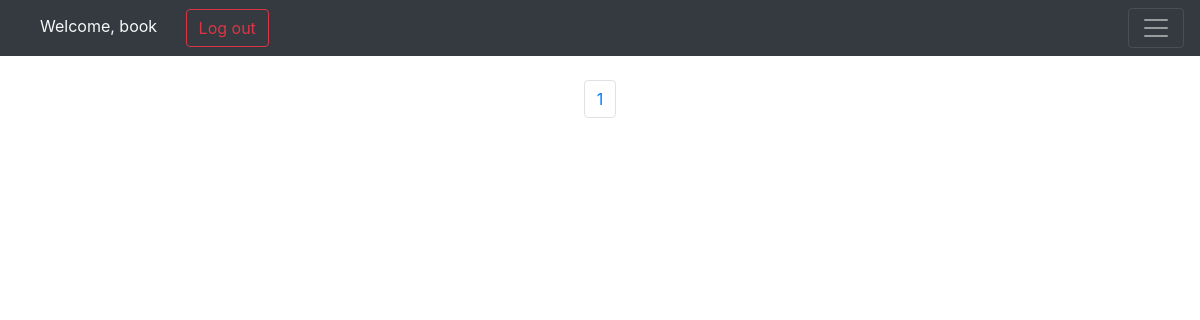
Page /books/ (signed in) on the earlier database version.
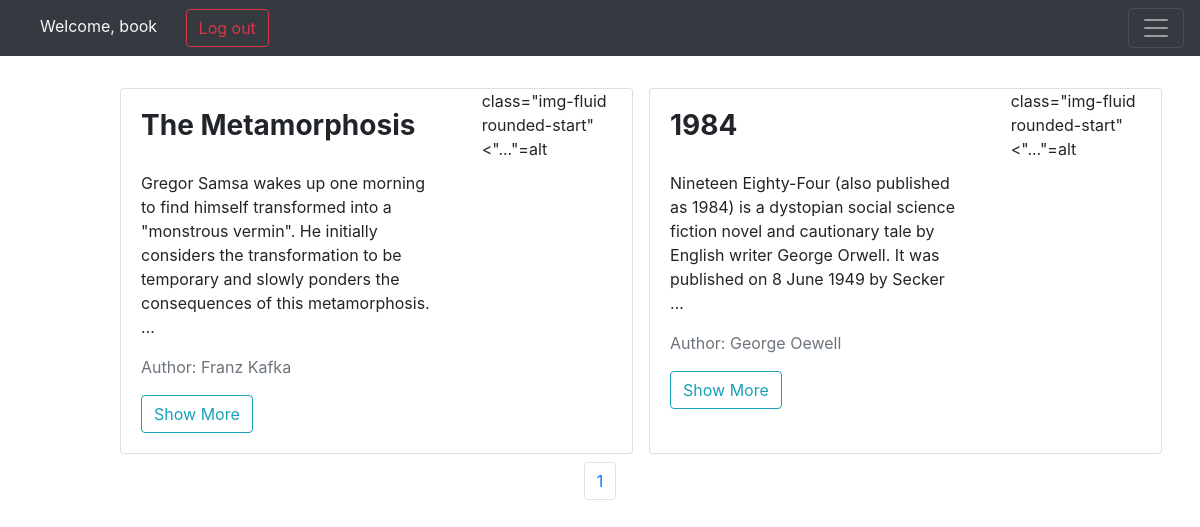
Same page on the later database version.
### accounts/models.py (models this page shows)
class CustomUser(AbstractUser):
    age = models.PositiveIntegerField(blank=True, null=True)

### books/models.py (models this page shows, shortened)
class Book(models.Model):
    user = models.ForeignKey(get_user_model(), default=1, on_delete=models.CASCADE)
    title = models.CharField(max_length=100)
    author = models.CharField(max_length=100)
    description = models.TextField()
    cover = models.ImageField(upload_to='covers/', blank=True)
    price = models.DecimalField(max_digits=5, decimal_places=2)
    def get_absolute_url(self):
        return reverse("book_detail", kwargs={"pk": self.pk})

### books/views.py (the view)
# urls.py: path('', views.BookListView.as_view(), name='books_list'),
class BookListView(generic.ListView):
    model = Book
    paginate_by = 4
    template_name = 'books/books_list.html'
    context_object_name = 'books'

### books/templates/books/books_list.html (shortened to what this page needs)
{% extends '_base.html' %}
{% block content %}
    <div class="container mt-4">
        <div class="row flex-row-reverse">
            {% for book in books %}
                <div class="card m-2" style="max-width: 45%">
                    <div class="row g-0 h-100" dir="rtl">
                        <div class="col-md-4">
                                class="img-fluid rounded-start" alt="...">
                        </div>
                        <div class="col-md-8 h-100">
                            <div class="d-flex flex-column justify-content-between h-100">
                                <div class="card-body">
                                    <h3 class="card-title"><strong>{{book.title}}</strong></h3>
                                    <p class="card-text pt-3" dir="ltr">{{book.description | truncatewords:30}}</p>
                                <p class="text-muted">Author: {{book.author}}</p>
                                <a class="btn btn-outline-info" href="{{book.get_absolute_url}}">Show More</a>
                                </div>
                            </div>
                        </div>
                    </div>
                </div>
            {% endfor %}
        </div>
        <nav aria-label="Page navigation example">
            <ul class="pagination justify-content-center">
                <li class="page-item"><a class="page-link" href="#">{{page_obj.number}}</a></li>
            </ul>
        </nav>
    </div>
{% endblock content %}

### templates/_base.html (shortened to what this page needs)
<!DOCTYPE html>
<html lang="en">
<head>
    <link rel="stylesheet" href="https://cdn.jsdelivr.net/npm/bootstrap@4.0.0/dist/css/bootstrap.min.css">
</head>
<body>
    <nav class="navbar navbar-dark bg-dark" dir="ltr">
        <div>
            {% if user.is_authenticated %}
                <a class="text text-light mx-4">Welcome, {{user.username}}</a>
                <a class="btn btn-outline-danger" href="{% url 'logout' %}">Log out</a>
                {% else %}
                <a class="btn btn-outline-primary mx-2" href="{% url 'signup' %}">Sign Up</a>
                <a class="btn btn-outline-success" href="{% url 'login' %}">Log In</a>
            {% endif %}
        </div>
        <button class="navbar-toggler" type="button" data-toggle="collapse" data-target="#navbarNavDropdown" aria-controls="navbarNavDropdown" aria-expanded="false" aria-label="Toggle navigation">
            <span class="navbar-toggler-icon"></span>
        </button>
</nav>
      {% block content %}
      {% endblock content %}
</body>
</html>

Differences in the rows shown:
added Book: title "1984", description "Nineteen Eighty-Four (also published as 1984) is a dystopian social science fiction novel and cautionary tale by English writer George Orwell. It was published on 8 June 1949 by Secker …", author "George Oewell"
added Book: title "The Metamorphosis", description "Gregor Samsa wakes up one morning to find himself transformed into a \"monstrous vermin\". He initially considers the transformation to be temporary and slowly ponders the consequences of this metamorphosis. …", author "Franz Kafka"
